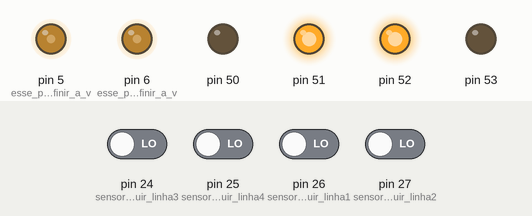
The sketch below on a simulated Arduino Mega 2560, built with avr-gcc and run on an emulated ATmega2560. On the bench: output pins drawn as LEDs (lit = HIGH). The inputs (shaded band) are chosen by the test bench; at power-on: pin 24 (sensor_seguir_linha3), pin 25 (sensor_seguir_linha4), pin 26 (sensor_seguir_linha1), pin 27 (sensor_seguir_linha2) LOW.

Above: at 1.2 s.
1.3 s: pin 24 (sensor_seguir_linha3) driven HIGH
At 2.5 s:
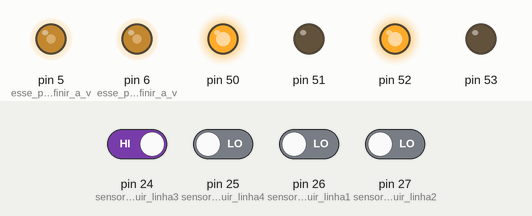
2.8 s: pin 24 (sensor_seguir_linha3) driven LOW
At 3.3 s:
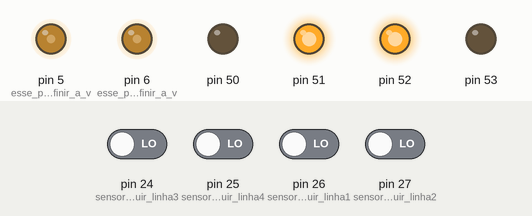
4.4 s: pin 25 (sensor_seguir_linha4) driven HIGH
At 4.9 s:
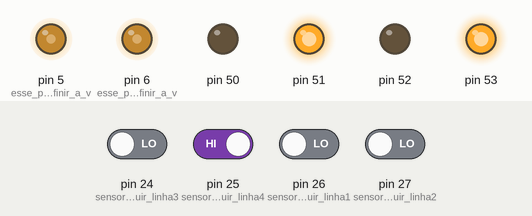
5.9 s: pin 25 (sensor_seguir_linha4) driven LOW
At 6.9 s:
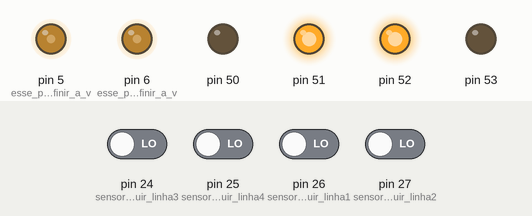
7.5 s: pin 26 (sensor_seguir_linha1) driven HIGH
At 8.5 s:
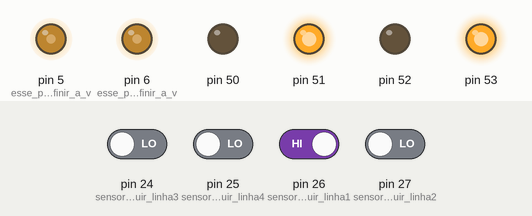
Timing chart, 0 to 10.0 s (numbered marks = the images above; inputs shaded):
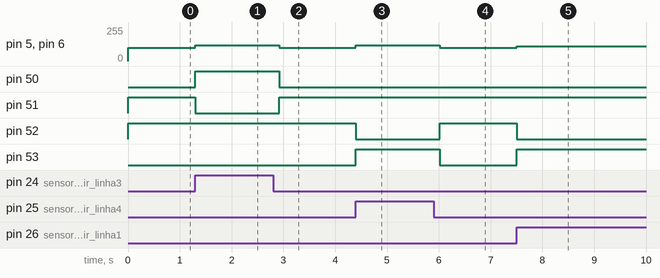

Measured:
- after the input at 1.3 s, pin 5 (esse_pino_irá_definir_a_v), pin 6 (esse_pino_irá_definir_a_v): 100/255 → 120/255 at once; pin 50: LOW → HIGH at once; pin 51: HIGH → LOW at once
- after the input at 2.8 s, pin 5 (esse_pino_irá_definir_a_v), pin 6 (esse_pino_irá_definir_a_v): 120/255 → 100/255 after 0.12 s; pin 50: HIGH → LOW after 0.12 s; pin 51: LOW → HIGH after 0.12 s
- after the input at 4.4 s, pin 5 (esse_pino_irá_definir_a_v), pin 6 (esse_pino_irá_definir_a_v): 100/255 → 120/255 at once; pin 52: HIGH → LOW at once; pin 53: LOW → HIGH at once
- after the input at 5.9 s, pin 5 (esse_pino_irá_definir_a_v), pin 6 (esse_pino_irá_definir_a_v): 120/255 → 100/255 after 0.12 s; pin 52: LOW → HIGH after 0.12 s; pin 53: HIGH → LOW after 0.12 s
- after the input at 7.5 s, pin 5 (esse_pino_irá_definir_a_v), pin 6 (esse_pino_irá_definir_a_v): 100/255 → 110/255 at once; pin 52: HIGH → LOW at once; pin 53: LOW → HIGH at once

The sketch:

main.ino
```cpp
enum Direcao {FRENTE, ESQUERDA, DIREITA};

// Declarando as funções criadas
void setar_velocidade(int velocidade);
void mudar_direcao(Direcao index);

// Definindo em qual pino cada sensor de refletância está conectado
#define sensor_seguir_linha1 26 // O sensor de seguir linha 01 está conectado no pino 26
#define sensor_seguir_linha2 27 // O sensor de seguir linha 02 está conectado no pino 27
#define sensor_seguir_linha3 24 // O sensor de seguir linha 03 está conectado no pino 24
#define sensor_seguir_linha4 25 // O sensor de seguir linha 04 está conectado no pino 25

// Definindo os valores da leitura do sensor de refletância
#define BRANCO false // BRANCO equivale a false
#define PRETO true // PRETO equivale a true

int vel_motor; // A variável que guardará o valor da velocidade dos motores

void setup() {

  // Pinos que serão conectados nas ponte h
    pinMode(53,OUTPUT);
    pinMode(52,OUTPUT);
    pinMode(51,OUTPUT);
    pinMode(50,OUTPUT);

  // Pinos dos sensores de seguir linha
    pinMode(sensor_seguir_linha1,INPUT);
    pinMode(sensor_seguir_linha2,INPUT);
    pinMode(sensor_seguir_linha3,INPUT);
    pinMode(sensor_seguir_linha4,INPUT);

  // Pinos para velocidade dos motores
    pinMode(6,OUTPUT); //esse pino irá definir a velocidade do motor 01
    pinMode(5,OUTPUT); //esse pino irá definir a velocidade do motor 02

  // Setando velocidade inicial dos motores como 90
  vel_motor = 110;
}

void loop() {

  // P = Periferico | C = Central | E = Esquerdo | D = Direito
  bool sensor_CE = digitalRead(sensor_seguir_linha1); // Aqui, estamos pegando o que o sensor_CE está lendo e guardando em uma variável
  bool sensor_CD = digitalRead(sensor_seguir_linha2); // Aqui, estamos pegando o que o sensor_CD está lendo e guardando em uma variável
  bool sensor_PD = digitalRead(sensor_seguir_linha3); // Aqui, estamos pegando o que o sensor_PD está lendo e guardando em uma variável
  bool sensor_PE = digitalRead(sensor_seguir_linha4); // Aqui, estamos pegando o que o sensor_PE está lendo e guardando em uma variável

  // Se o sensor 01 ler PRETO o robo deve girar para ESQUERDA
  if(sensor_CE == PRETO && sensor_CD == BRANCO && sensor_PD == BRANCO && sensor_PE == BRANCO) {
    setar_velocidade(vel_motor);
    mudar_direcao(ESQUERDA);

    delay(200);
  }

  // Se o sensor 02 ler PRETO o robo deve girar para DIREITA
  if(sensor_CD == PRETO && sensor_CE == BRANCO && sensor_PD == BRANCO && sensor_PE == BRANCO) {
    setar_velocidade(vel_motor);
    mudar_direcao(DIREITA);

    delay(200);
  }

  // Se o sensor 03 ler PRETO o robo deve girar para DIREITA
  if(sensor_PD == PRETO && sensor_CD == BRANCO && sensor_CE == BRANCO && sensor_PE == BRANCO) {
    setar_velocidade(vel_motor + 10);
    mudar_direcao(DIREITA);

    delay(270);
  }

  // Se o sensor 04 ler PRETO o robo deve girar para ESQUERDA
  if(sensor_PE == PRETO && sensor_CD == BRANCO && sensor_PD == BRANCO && sensor_CE == BRANCO) {
    setar_velocidade(vel_motor + 10);
    mudar_direcao(ESQUERDA);

    delay(270);
  }

  // Se os sensores 02 e 01 lerem BRANCO o robo deve ir para FRENTE
  if(sensor_CE == BRANCO && sensor_CD == BRANCO && sensor_PD == BRANCO && sensor_PE == BRANCO) {
    setar_velocidade(vel_motor - 10);
    mudar_direcao(FRENTE);
  }

/*
  // Se todos os sensores lerem preto o robo deve parar
  if(sensor_CD == PRETO && sensor_CE == PRETO && sensor_PE == PRETO && sensor_PD == PRETO) {
    //O código abaixo faz o robo PARAR
    digitalWrite(53,LOW);
    digitalWrite(52,LOW);

    digitalWrite(51,LOW);
    digitalWrite(50,LOW);
}
*/


}

void setar_velocidade(int velocidade){
/*

  Para seguir a linha corretamente o robo precisa esta em uma velocidade que seja perfeita para ele percorrer o circuito
  O robo não deve andar muito rápido!!!

  para isso, temos que definir a velocidade que o robo deve andar

  no Arduino, o intervalo de velocidade está entre:
    - 0(robo parado)
    - 255(velocidade máxima)
  Este código esta programado para o robo andar em uma velocidade de 110

*/
//________________________________________________________________________________________________________________________________________
//  OBS: a velocidade dos motores não devem ser diferentes, ou seja, se um é 200 o outro também deverá ser 200
//________________________________________________________________________________________________________________________________________

  analogWrite(6,velocidade);// a velocidade do motor 01 é 110
  analogWrite(5,velocidade);// a velocidade do motor 02 é 110
}

void mudar_direcao(Direcao index){
  switch(index){
    case FRENTE:
      // Faz o robô andar pra frente
      digitalWrite(53,LOW);
      digitalWrite(52,HIGH);

      digitalWrite(51,HIGH);
      digitalWrite(50,LOW);
      break;

    case DIREITA:
      // Faz o robô girar para a direita
      digitalWrite(53,LOW);// motor 01
      digitalWrite(52,HIGH);// motor 01

      digitalWrite(51,LOW);// motor 02
      digitalWrite(50,HIGH);// motor 02
      break;

    case ESQUERDA:
      // Faz o robô girar para a esquerda
      digitalWrite(53,HIGH);// motor 01
      digitalWrite(52,LOW);// motor 01

      digitalWrite(51,HIGH);// motor 02
      digitalWrite(50,LOW);// motor 02
      break;
  }
}
```
